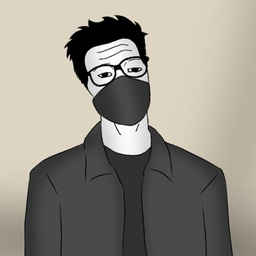
#> input picture images/mck.jpg, 256 x 256 px, shrunk from 1280 x 1280 before the run, found by its file name
$ python LBP.py
#> lines starting #> are read from the running program, lines starting #| are printed output that depends on the picture
import numpy as np
from PIL import Image

def get_lbp_pixel(image, x, y):
    center_value = image[x, y]  # Giá trị pixel tại điểm ảnh trung tâm

    lbp_code = 0

    # Xác định vùng lân cận xung quanh
    neighbors = [(-1, -1), (-1, 0), (-1, 1),
                 (0, 1), (1, 1), (1, 0), (1, -1), (0, -1)]

    # Xác định giá trị cho các điểm xung quanh trong vùng lân cận
    for i, j in neighbors:
        new_x = x + i
        new_y = y + j

        # Kiểm tra xem vị trí mới có nằm trong kích thước ảnh hay không
        if 0 <= new_x < image.shape[0] and 0 <= new_y < image.shape[1]:
            if image[new_x, new_y] >= center_value:
                lbp_code |= (1 << (7 - (neighbors.index((i, j)) + 1) % 8))  # Đặt bit 1
            else:
                lbp_code |= (0 << (7 - (neighbors.index((i, j)) + 1) % 8))  # Đặt bit 0

    return lbp_code

def lbp_descriptor(image):
    height, width = image.shape
#> height = 256; width = 256

    # Tạo ma trận LBP với cùng kích thước ảnh đầu vào
    lbp_image = np.zeros((height, width), dtype=np.uint8)

    # Lặp qua từng điểm ảnh trong ảnh
    for i in range(height):
        for j in range(width):
            lbp_code = get_lbp_pixel(image, i, j)  # Bước 2: Xác định giá trị LBP cho điểm ảnh
            lbp_image[i, j] = lbp_code
#> this loop made 256 passes
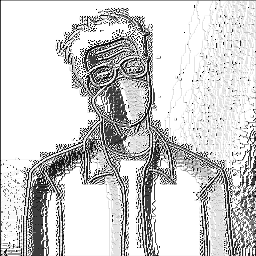
#> lbp_image: shape (256, 256); min 0, max 255, mean 207.7

    return lbp_image

def lbp_to_vector(lbp_code):
    binary_str = bin(lbp_code)[2:].zfill(8)  # Chuyển đổi LBP code sang chuỗi nhị phân 8-bit
    binary_vector = [int(bit) for bit in binary_str]  # Chuyển đổi chuỗi nhị phân thành vector đặc trưng
    return binary_vector

# Đường dẫn tới tập tin ảnh trên máy tính
image_path = r'C:\Users\nomdd\OneDrive\Pictures\Screenshots\mck.jpg'

# Đọc ảnh và chuyển đổi thành ảnh xám
image = Image.open(image_path).convert("L")

# Chuyển đổi ảnh thành mảng numpy
image_array = np.array(image)

# Tính toán ma trận LBP descriptor
lbp_result = lbp_descriptor(image_array)

#Tạo chuỗi nhị phân từ ma trận LBP
binary_vector = [lbp_to_vector(pixel) for row in lbp_result for pixel in row]

x = 100
y = 150

lbp_value = get_lbp_pixel(image_array, x, y)
print("LBP Descriptor:")
print(lbp_result)
#> (printed output is left out)
print("Binary Vector:")
for vector in binary_vector:
    print(vector)
#> this loop made 65536 passes
#> vector on passes 1 to 3: [0, 0, 0, 0, 1, 1, 1, 0], [1, 0, 0, 0, 1, 1, 1, 1], [1, 0, 0, 0, 1, 1, 1, 1]
#| [0, 0, 0, 0, 1, 1, 1, 0]
#| [1, 0, 0, 0, 1, 1, 1, 1]
#| [1, 0, 0, 0, 1, 1, 1, 1]
#| [1, 0, 0, 0, 1, 1, 1, 1]
#| [1, 0, 0, 0, 1, 1, 1, 1]
#| [1, 0, 0, 0, 1, 1, 1, 1]
#| [1, 0, 0, 0, 1, 1, 1, 1]
#| [1, 0, 0, 0, 1, 1, 1, 1]
#> (further printed lines are left out)

# print(f"LBP value at ({x}, {y}): {lbp_value}")
# print(lbp_result)

# Tính toán LBP descriptor cho mỗi điểm ảnh
lbp_descriptor_matrix = np.zeros_like(image_array)
for i in range(image_array.shape[0]):
    for j in range(image_array.shape[1]):
        lbp_descriptor_matrix[i, j] = get_lbp_pixel(image_array, i, j)
print("LBP Descriptor Matrix:")
print(lbp_descriptor_matrix)

# Tính histogram của các mẫu nhị phân
histogram = np.histogram(binary_vector, bins=256, range=(0, 256))[0]
print("Histogram: ")
print(histogram)

$ run again, with images/cay.jpg copied over images/mck.jpg
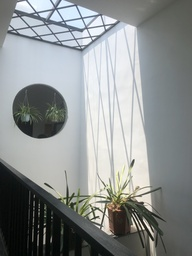
#> input picture images/cay.jpg, 192 x 256 px, shrunk from 1920 x 2560 before the run, found by its file name
#> `image = Image.open(image_path).convert("L")`:
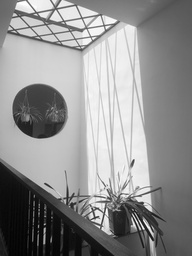
#> image: PIL image 192x256 L; min 0, max 254, mean 143
#> the loop in lbp_descriptor, `for i in range(height):` made 256 passes
#> after the loop in lbp_descriptor, `for i in range(height):`:
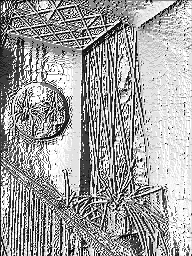
#> lbp_image: shape (256, 192); min 0, max 255, mean 161.6
#> (printed output is left out)
#> the loop `for vector in binary_vector:` made 49152 passes
#> vector on passes 1 to 3: [0, 0, 0, 0, 1, 1, 1, 0], [0, 0, 0, 0, 1, 1, 1, 1], [0, 0, 0, 0, 1, 1, 1, 1]
#> (printed output is left out)
